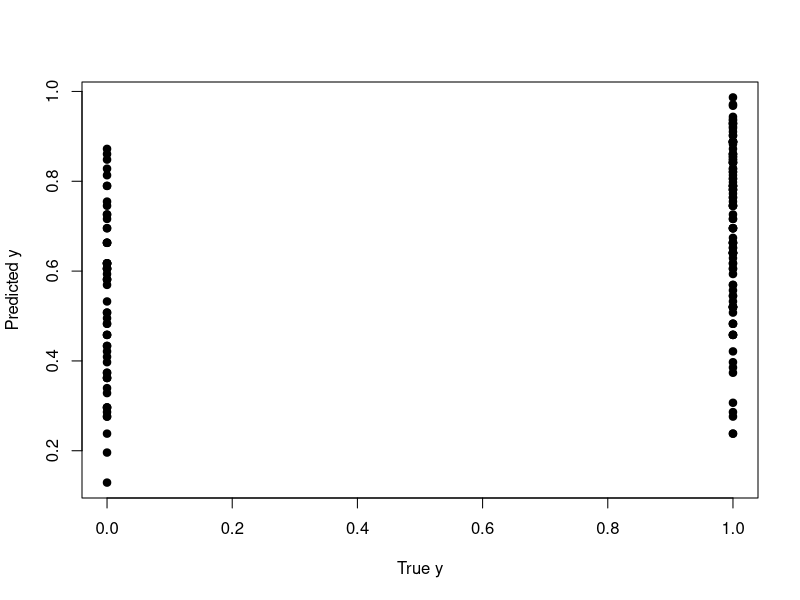
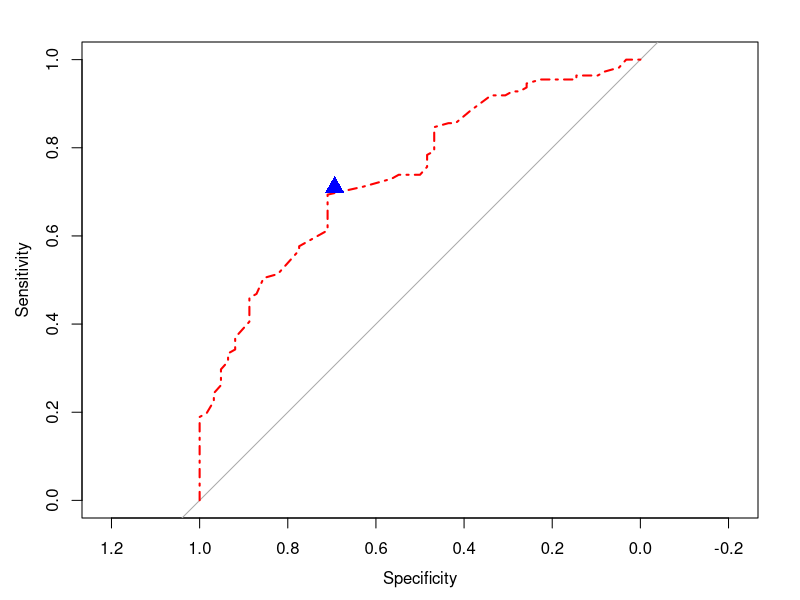
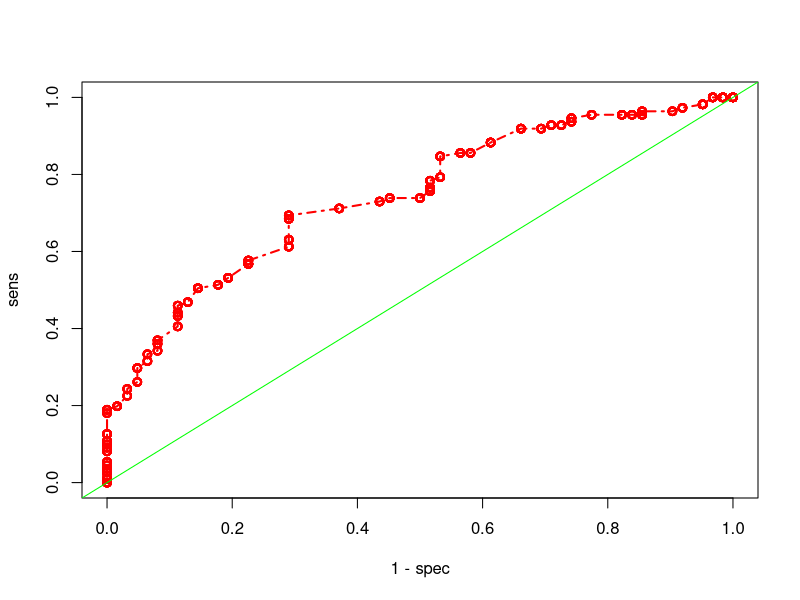

The R script that drew these images, in order:
rm(list=ls())
graphics.off()
cat("\014")

hscrab=read.table("HorseshoeCrab_data.txt",header=T)
hscrab[,4]=ifelse(hscrab[,4]>0,1,0)

reg_logit=glm(satel~width,data=hscrab,family=binomial(link="logit"))
summary(reg_logit)
prob=predict(reg_logit,type="response")
cbind(prob,hscrab[,4])
plot(hscrab[,4],prob,pch=19,xlab="True y",ylab="Predicted y")
cor(hscrab[,4],prob)


cutoff=0.5
sens=sum(prob>cutoff & hscrab[,4]==1)/sum(hscrab[,4]==1)
spec=sum(prob<cutoff & hscrab[,4]==0)/sum(hscrab[,4]==0)
sens
spec

#cutoff=0.642
cutoff=sum(hscrab[,4])/length(hscrab[,4])
sens=sum(prob>cutoff & hscrab[,4]==1)/sum(hscrab[,4]==1)
spec=sum(prob<cutoff & hscrab[,4]==0)/sum(hscrab[,4]==0)
sens
spec


library(pROC)
ROC=roc(response=hscrab[,4],predictor=prob,ci=T)
ROC
 
thresholds=ROC$thresholds
sens=ROC$sensitivities
spec=ROC$specificities

cbind(thresholds,sens,spec)
best=which.max(sens+spec)
optimalthres=thresholds[best]

plot(ROC,lty=4,lwd=2,col="red")
points(sens[best],spec[best],pch=17,col="blue",cex=2)


## Calculate ROC curve and AUC without R package
thresholds=seq(1,0,-0.001)
n=length(thresholds)
sens=numeric(n)
spec=numeric(n)
for(i in 1:n){
sens[i]=sum(prob>thresholds[i] & hscrab[,4]==1)/sum(hscrab[,4]==1)
spec[i]=sum(prob<thresholds[i] & hscrab[,4]==0)/sum(hscrab[,4]==0)
}

plot(1-spec,sens,type="o",xlim=c(0,1),ylim=c(0,1),lty=4,lwd=2,col="red")
abline(0,1,col="green")

AUC=0
for(i in 1:(n-1)){
trapezoid=(sens[i]+sens[i+1])*(spec[i]-spec[i+1])/2
AUC=AUC+trapezoid
}

AUC








